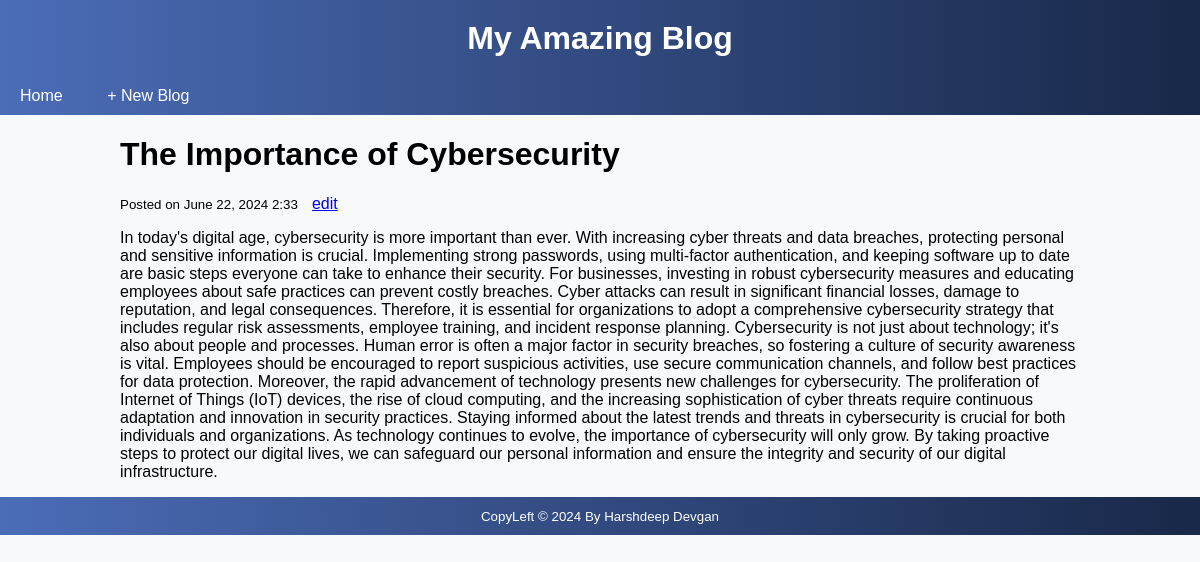
/show.php?id=10, run on the app's committed database.
### tables this page shows
CREATE TABLE `blog` (
  `id` int(11) NOT NULL,
  `title` varchar(100) NOT NULL,
  `date_posted` timestamp NOT NULL DEFAULT current_timestamp(),
  `content` varchar(5000) NOT NULL
);

### show.php (the view, shortened to what this page needs)
<?php
require('connect.php');
if (isset($_GET['id'])) {
    $id = filter_input(INPUT_GET, 'id', FILTER_SANITIZE_NUMBER_INT);
    $query = "SELECT * FROM blog WHERE id = :id";
    $statement = $db->prepare($query);
    $statement->bindValue(':id', $id, PDO::PARAM_INT);
    $statement->execute();
    $blog = $statement->fetch();
} else {
    $id = false;
}
?>
<!DOCTYPE html>
<html lang="en">
<head>
    <link rel="stylesheet" href="main.css">
</head>
<body>
    <header class="my-header">
        <div class="text-area">
            <h1>My Amazing Blog</h1>
        </div>
    </header>
    <?php include('nav.php'); ?>
    <main class="recent-container">
        <?php if ($id) : ?>
            <h1 class="title-blog"><?= $blog['title'] ?></h1>
            <small class="blog-date">Posted on <time datetime="<?= $blog['date_posted'] ?>">
                    <?= date_format(date_create($blog['date_posted']), 'F j, Y G:i') ?><time>
            </small>
            <a href="edit.php?id=<?= $blog['id'] ?>" class="blog-postedit">edit</a>
            <p class="blog-content">
                <?= $blog['content'] ?>
            </p>
        <?php else : ?>
            <p>No blog selected. <a href="?id=1"> Try this link... </a>.</p>
        <?php endif ?>
    </main>
    <?php include('footer.php'); ?>
</body>
</html>

### main.css (style rules this page uses)
body { font-family: Arial, sans-serif; margin: 0; padding: 0; background-color: #f8f9fa; }
.recent-container { width: 80%; margin: 0 auto; }
.my-header { background: linear-gradient(to right, #4b6cb7, #182848); color: #ffffff; text-align: center; padding: 20px 0; }
.my-header h1 { margin: 0; }

### data on the page
blog: title "The Importance of Cybersecurity", date_posted "June 22, 2024 2:33", content "In today's digital age, cybersecurity is more important than ever. With increasing cyber threats and data breaches, protecting personal and sensitive information is crucial. Implementing strong passwords, using multi-factor authentication, and keeping software up to date are basic steps everyone can take to enhance their security. For businesses, investing in robust cybersecurity measures and educating employees about safe practices can prevent costly breaches. Cyber attacks can result in significant financial losses, damage to reputation, and legal consequences. Therefore, it is essential for organizations to adopt a comprehensive cybersecurity strategy that includes regular risk…"
